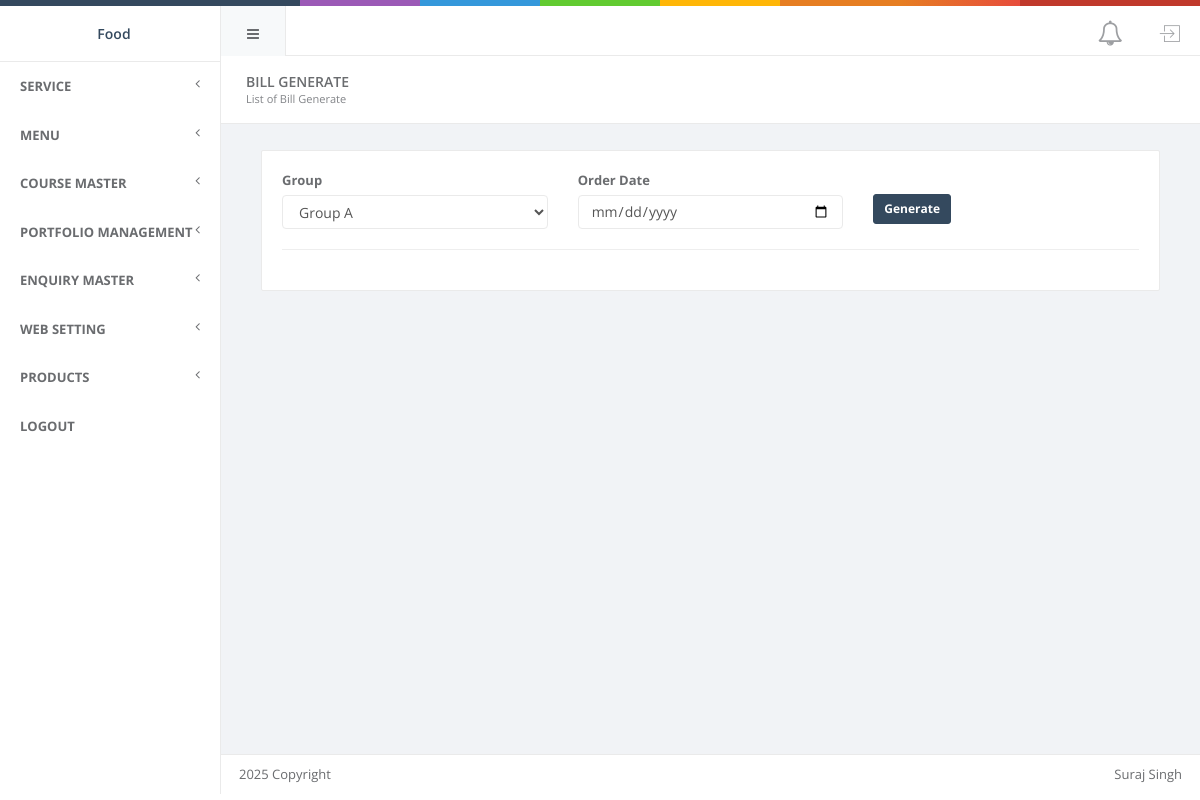
Page /admin/bill-generate.php (signed in) on the committed database.
### tables this page shows
CREATE TABLE `tbl_menu_category` (
  `id` int(10) NOT NULL,
  `name` varchar(255) DEFAULT NULL,
  `ordering` int(10) NOT NULL
);

### admin/dbc.php (called while the page is built, shortened)
<?php
$tblMenuCategory       = "tbl_menu_category";
?>

### admin/bill-generate.php (the view, shortened to what this page needs)
<?php include 'loginQuery/session_start.php';
include 'dbc.php';
$pageTitle = "List of Bill Generate ";
$pageName = " Bill Generate";
?>
<!DOCTYPE html>
<html>
<head>
    <?php include 'include/header-file.php'; ?>
    <link rel="stylesheet" href="vendor/select2-3.5.2/select2.css" />
    <link rel="stylesheet" href="vendor/select2-bootstrap/select2-bootstrap.css" />
    <link rel="stylesheet" href="vendor/bootstrap-touchspin/dist/jquery.bootstrap-touchspin.min.css" />
    <link rel="stylesheet" href="vendor/datatables.net-bs/css/dataTables.bootstrap.min.css" />
    <link href='https://unpkg.com/boxicons@2.1.4/css/boxicons.min.css' rel='stylesheet'>
</head>
<body>
    <?php include 'include/header.php'; ?>
    <?php include 'include/side-menu.php'; ?>
    <div id="wrapper">
        <div class="small-header">
            <div class="hpanel">
                <div class="panel-body">
                    <h2 class="font-light m-b-xs">
                        <?php echo $pageName; ?>
                    </h2>
                    <small>
                        <?php echo $pageTitle; ?>
                    </small>
                </div>
            </div>
        </div>
        <div class="content">
            <div class="row">
                <div class="col-lg-1"></div>
                <div class="col-lg-12">
                    <div class="hpanel">
                        <div class="panel-body">
                            <form id="groupForm" role="form" action="" method="get" enctype="multipart/form-data">
                                <div class="form-group row">
                                    <div class="col-xs-12 col-sm-4">
                                        <label>Group</label>
                                        <select name="group_id" id="group_id" class="form-control js-source-states">
                                            <?php
                                            $group_id = isset($_GET['group_id']) ? $_GET['group_id'] : '';
                                            $group_que = "SELECT * FROM tbl_group";
                                            $group_res = mysqli_query($conn, $group_que);
                                            while ($group_row = mysqli_fetch_array($group_res)) {
                                                $selected = ($group_row['id'] == $group_id) ? 'selected' : '';
                                                echo "<option value='" . $group_row['id'] . "' $selected>" . $group_row['name'] . "</option>";
                                            }
                                            ?>
                                        </select>
                                    </div>
                                    <div class="col-xs-12 col-sm-4">
                                        <label>Order Date</label>
                                        <input type="date" name="order_date" class="form-control"
                                            value="<?php echo isset($_GET['order_date']) ? $_GET['order_date'] : ''; ?>">
                                    </div>
                                    <div class="col-xs-12 col-sm-4">
                                        <div style="margin-top: 28px;">
                                            <button class="btn btn-sm btn-primary m-t-n-xs" type="submit" id="submitButton"><strong>Generate</strong></button>
                                        </div>
                                    </div>
                                </div>
                                <hr>
                            </form>
                        </div>
                    </div>
                </div>
                <div class="col-lg-1"></div>
            </div>
        </div>
        <?php include 'include/footer-file.php'; ?>
</body>
</html>
<link rel="stylesheet" href="vendor/sweetalert/lib/sweet-alert.css" />

### admin/include/side-menu.php (shortened to what this page needs)
<aside id="menu">
        <div id="navigation">
            <ul class="nav" id="side-menu">
                <?php
                if($_SESSION['role']==0){
                    $masterID = $_SESSION['master'];
                    $mainString = " where id in($masterID)";
                    $menuID = $_SESSION['menu'];
                    $innerString = " and id in($menuID)";
                }else{
                    $mainString = "";
                }
                $sql=mysqli_query($conn,"select * from $tblMenuCategory $mainString order by ordering ")or die(mysqli_error($conn));
                while($row=mysqli_fetch_assoc($sql))
                {
                    echo "<li><a href='#'><span class='nav-label'>
                    {$row['name']}</span>
                              <span class='fa arrow'></span> </a>";
                   echo "</li>"; }?>
                <li>
                    <a href="loginQuery/logout.php">
                        <span class="nav-label">
                            Logout
                        </span>
                    </a>
                </li>
            </ul>
        </div>
    </aside>

### admin/bill-generate.php (style rules this page uses)
.small-header .panel-body h2 { margin-top: 3px; }
.btn { display: inline-flex; }

### admin/include/header.php (style rules this page uses)
.nav li { border-bottom:1px solid #eaeaea; }

### rows in the picture
tbl_menu_category: name "SERVICE"
tbl_menu_category: name "MENU"
tbl_menu_category: name "COURSE MASTER"
tbl_menu_category: name "PORTFOLIO MANAGEMENT"
tbl_menu_category: name "ENQUIRY MASTER"
tbl_menu_category: name "WEB SETTING"
tbl_menu_category: name "PRODUCTS"

### other values in the picture
$companyName "Food"
$pageName "BILL GENERATE"
$pageTitle "List of Bill Generate"
$developerName "Suraj Singh"
$year "2025 Copyright"
form field group_id "Group A"
